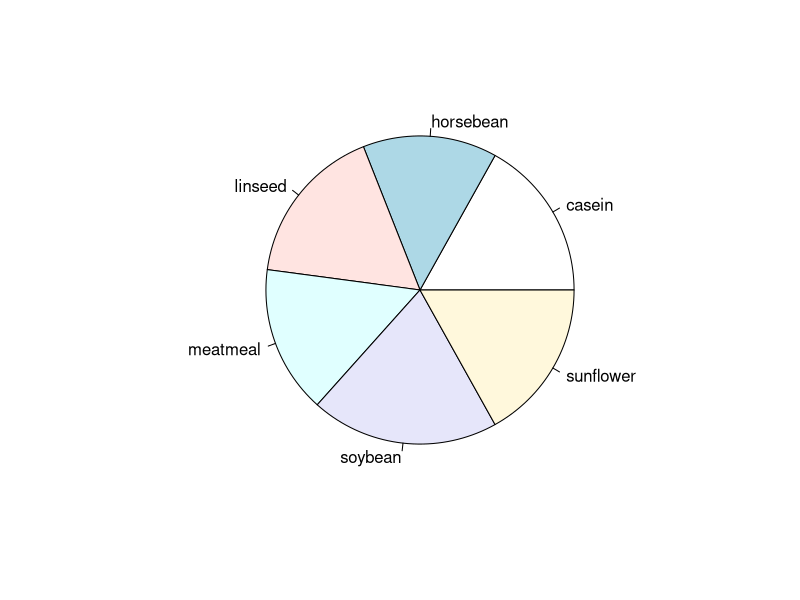
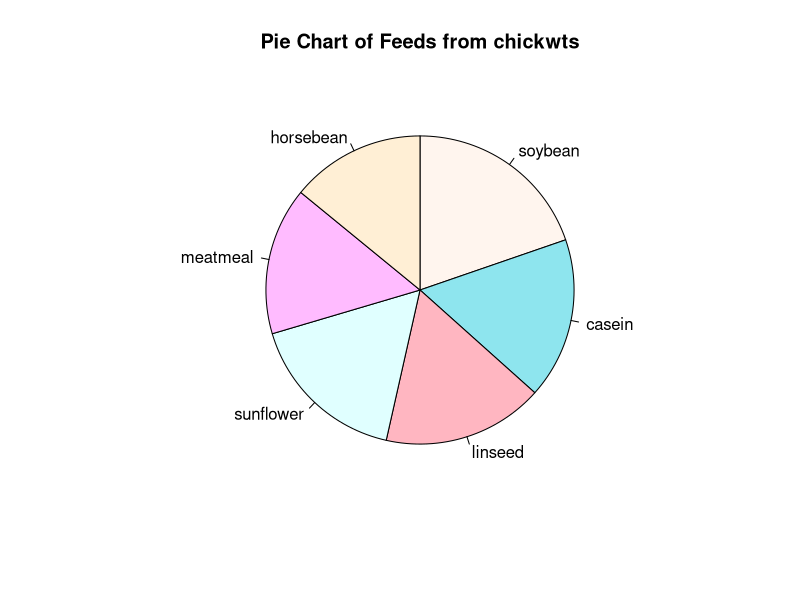
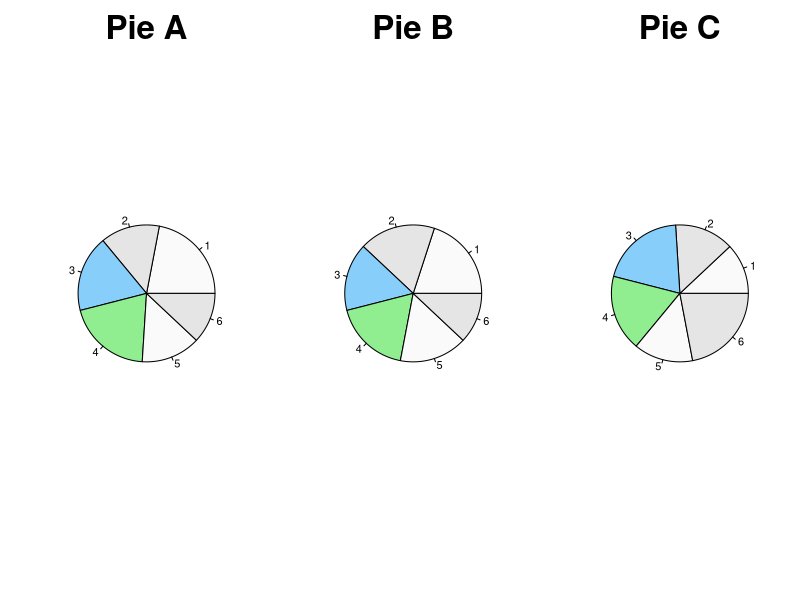
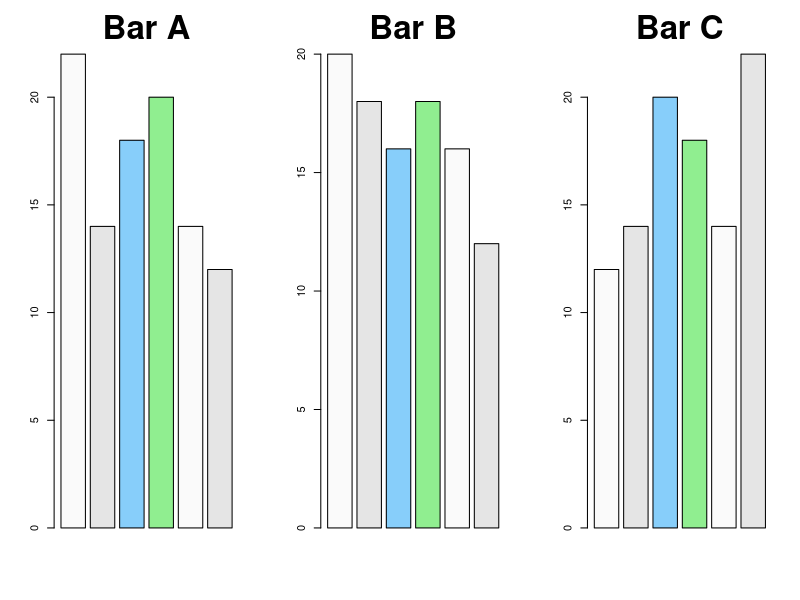

Write the R code that produced these figures, in order.
require("datasets")
?chickwts
feeds <- table(chickwts$feed)
pie(feeds)

pie(feeds[order(feeds, decreasing = TRUE)],
    init.angle = 90,   # Starts as 12 o'clock instead of 3
    clockwise = TRUE,  # Default is FALSE
    col = c("seashell", "cadetblue2", "lightpink", "lightcyan", "plum1", "papayawhip"),
    main = "Pie Chart of Feeds from chickwts")


pie.a <- c(22, 14, 18, 20, 14, 12)
pie.b <- c(20, 18, 16, 18, 16, 12)
pie.c <- c(12, 14, 20, 18, 14, 22)

# Changing graphical parameters for a minute
oldpar <- par()   # Stores old graphical parameters
par(mfrow    = c(1, 3),  # Num. rows/cols
    cex.main = 3)   #  Main title 3x bigger
colors <- c("grey98", "grey90", "lightskyblue", "lightgreen", "grey98", "grey90")
?colors

# Three pie charts side by side
# Is the green slice or blue slice bigger?
pie(pie.a, main = "Pie A", col = colors)
pie(pie.b, main = "Pie B", col = colors)
pie(pie.c, main = "Pie C", col = colors)

# Three bar charts side by side
# Is the green bar or blue bar bigger?
barplot(pie.a, main = "Bar A", col = colors)
barplot(pie.b, main = "Bar B", col = colors)
barplot(pie.c, main = "Bar C", col = colors)